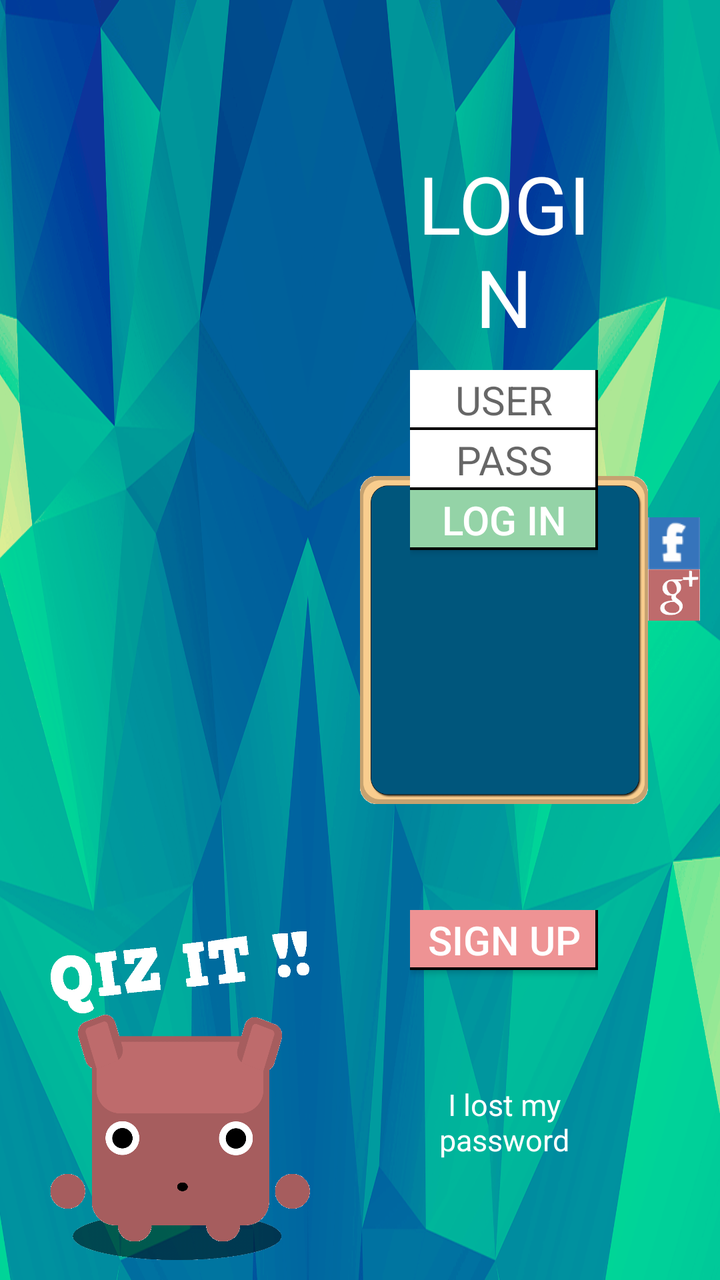
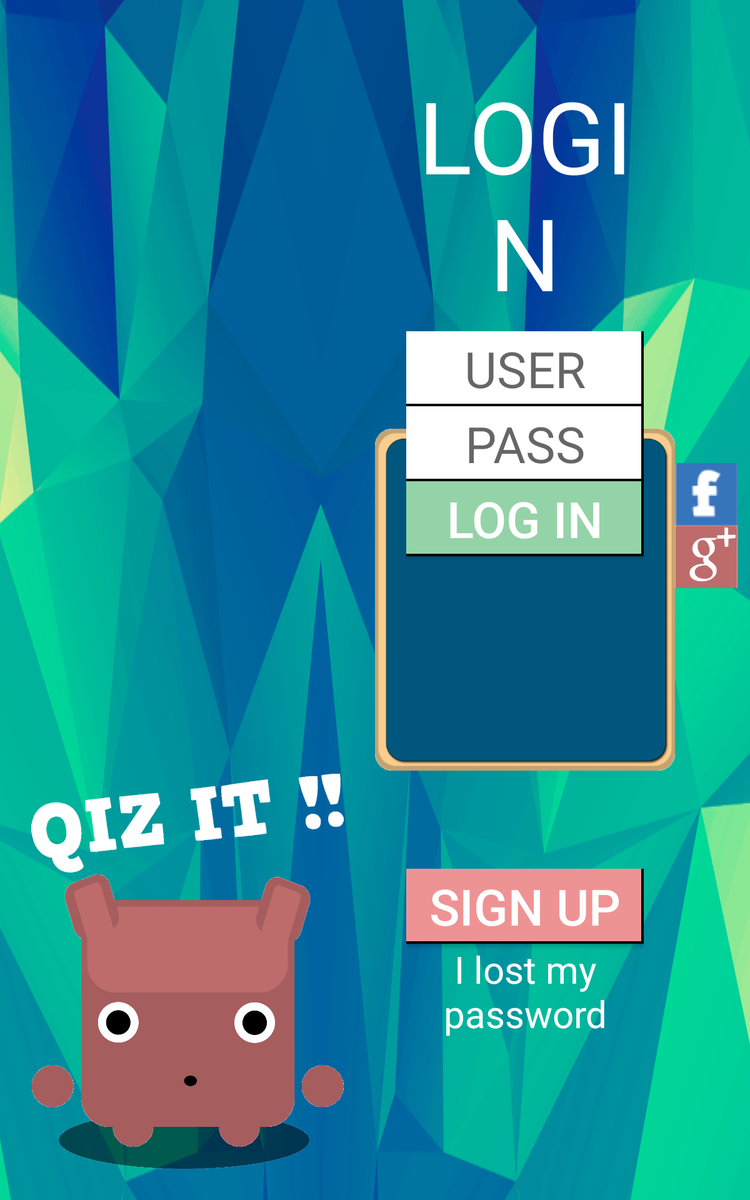

One screen, two layout resources from the same app: the default and the repository's alternative for another configuration. Each is rendered where Android would select it; the XML of both is given below.
<!-- AndroidManifest.xml: application theme AppTheme -->
<!-- res/layout/loginscreen_layout.xml -->
<LinearLayout xmlns:android="http://schemas.android.com/apk/res/android"
    xmlns:tools="http://schemas.android.com/tools"
    android:layout_width="match_parent"
    android:layout_height="match_parent"
    android:id="@+id/main_layout"
    android:weightSum="1"
    android:orientation="horizontal"
    android:background="@drawable/background"
    tools:context=".LoginScreen">

    <RelativeLayout
        android:id="@+id/child_one"
        android:layout_width="0dp"
        android:layout_height="match_parent"
        android:layout_weight="0.5"
        android:paddingBottom="10dp"
        android:paddingEnd="@dimen/activity_horizontal_margin"
        android:paddingStart="@dimen/activity_horizontal_margin">

        <ImageView
            android:id="@+id/sombraimg"
            android:layout_width="match_parent"
            android:layout_height="wrap_content"
            android:layout_alignParentBottom="true"
            android:layout_centerHorizontal="true"
            android:adjustViewBounds="true"
            android:alpha="0.5"
            android:src="@drawable/one_sombra_personaje" />

        <ImageView
            android:id="@+id/protaimg"
            android:layout_width="match_parent"
            android:layout_height="wrap_content"
            android:layout_alignParentBottom="true"
            android:layout_centerHorizontal="true"
            android:adjustViewBounds="true"
            android:src="@drawable/one_prota" />

        <ImageView
            android:id="@+id/logoimg"
            android:layout_width="match_parent"
            android:layout_height="wrap_content"
            android:adjustViewBounds="true"
            android:src="@drawable/logo"
            android:layout_above="@+id/sombraimg"
            android:layout_alignParentStart="true" />


    </RelativeLayout>

    <RelativeLayout
        android:id="@+id/child_two"
        android:layout_width="0dp"
        android:layout_height="match_parent"
        android:layout_weight="0.4"
        android:paddingTop="@dimen/activity_vertical_margin"
        android:paddingBottom="@dimen/activity_vertical_margin">

        <ImageView
            android:src="@drawable/one_marco_derecho"
            android:id="@+id/marcoderechoimg"
            android:layout_height="wrap_content"
            android:layout_width="match_parent"
            android:layout_centerVertical="true"
            android:layout_centerHorizontal="true"
            android:adjustViewBounds="true"/>

        <LinearLayout
            android:layout_width="match_parent"
            android:layout_height="match_parent"
            android:paddingTop="@dimen/activity_vertical_margin"
            android:paddingBottom="@dimen/activity_vertical_margin"
            android:paddingStart="@dimen/activity_horizontal_margin"
            android:paddingEnd="@dimen/activity_horizontal_margin"
            android:orientation="vertical"
            android:weightSum="1">

            <RelativeLayout
                android:layout_width="match_parent"
                android:layout_height="0dp"
                android:layout_weight="0.25">

                <TextView
                    android:layout_width="match_parent"
                    android:layout_height="wrap_content"
                    android:text="@string/LogInBig"
                    android:textSize="40sp"
                    android:textColor="@android:color/white"
                    android:layout_alignParentBottom="true"
                    android:paddingBottom="10dp"
                    android:gravity="center_horizontal" />

            </RelativeLayout>

            <RelativeLayout
                android:layout_width="match_parent"
                android:layout_height="0dp"
                android:layout_weight="0.5">

                <EditText
                    android:layout_width="match_parent"
                    android:layout_height="30dp"
                    android:textSize="20sp"
                    android:background="@drawable/edittext"
                    android:hint="@string/User"
                    android:gravity="center"
                    android:id="@+id/UserEt"
                    android:layout_alignParentTop="true">
                </EditText>

                <EditText
                    android:layout_width="match_parent"
                    android:layout_height="30dp"
                    android:textSize="20sp"
                    android:background="@drawable/edittext"
                    android:hint="@string/Pass"
                    android:gravity="center"
                    android:id="@+id/PassEt"
                    android:layout_below="@+id/UserEt"
                    android:inputType="textPassword">
                 </EditText>

                <Button
                    android:layout_width="match_parent"
                    android:layout_height="30dp"
                    android:textSize="20sp"
                    android:text="@string/LogIn"
                    android:id="@+id/Loginbtn"
                    android:layout_below="@+id/PassEt"
                    android:layout_alignParentStart="true"
                    style="@style/GreenButton">
                </Button>

            </RelativeLayout>


            <RelativeLayout
                android:layout_width="match_parent"
                android:layout_height="0dp"
                android:layout_weight="0.25">

                <Button
                    android:layout_width="match_parent"
                    android:layout_height="30dp"
                    android:textSize="20sp"
                    android:text="@string/SignUp"
                    android:id="@+id/Registerbtn"
                    android:layout_alignParentTop="true"
                    style="@style/RedButton">
                </Button>

                <TextView
                    android:layout_width="match_parent"
                    android:layout_height="wrap_content"
                    android:text="@string/ILostMyPassword"
                    android:textSize="15sp"
                    android:textColor="@android:color/white"
                    android:layout_alignParentBottom="true"
                    android:paddingBottom="10dp"
                    android:gravity="center_horizontal" />

            </RelativeLayout>

        </LinearLayout>

    </RelativeLayout>

    <RelativeLayout
        android:id="@+id/child_three"
        android:layout_width="0dp"
        android:layout_height="match_parent"
        android:layout_weight="0.1"
        android:paddingTop="@dimen/activity_vertical_margin"
        android:paddingBottom="@dimen/activity_vertical_margin"
        android:paddingEnd="10dp">

        <TextView
            android:id="@+id/Ghostbtn2"
            android:layout_width="wrap_content"
            android:layout_height="wrap_content"
            android:layout_centerVertical="true"
            android:layout_alignParentStart="true"/>

        <ImageView
            android:src="@drawable/one_googleplus_btn"
            android:id="@+id/googleplusimg"
            android:layout_height="wrap_content"
            android:layout_width="match_parent"
            android:adjustViewBounds="true"
            android:layout_above="@+id/Ghostbtn2"
            android:layout_alignParentStart="true"/>

        <ImageView
            android:src="@drawable/one_facebook_btn"
            android:id="@+id/facebookimg"
            android:layout_height="wrap_content"
            android:layout_width="match_parent"
            android:adjustViewBounds="true"
            android:layout_above="@+id/googleplusimg"
            android:layout_alignParentStart="true"/>

    </RelativeLayout>



</LinearLayout>
<!-- resources referenced by this layout -->
<resources>
  <dimen name="activity_horizontal_margin">25dp</dimen>
  <dimen name="activity_vertical_margin">25dp</dimen>
  <!-- drawable background: png bitmap (drawable-hdpi, 163943 bytes) -->
  <!-- drawable edittext (drawable) -->
  <?xml version="1.0" encoding="utf-8"?>
  <layer-list xmlns:android="http://schemas.android.com/apk/res/android" >
  
      <item>
          <shape>
              <solid android:color="#000000" />
          </shape>
      </item>
  
      <item
          android:bottom="4px"
          android:right="4px">
          <shape>
              <solid android:color="#ffffffff" />
          </shape>
      </item>
  </layer-list>
  <!-- drawable logo: png bitmap (drawable-hdpi, 3725 bytes) -->
  <!-- drawable one_facebook_btn: png bitmap (drawable-mdpi, 748 bytes) -->
  <!-- drawable one_googleplus_btn: png bitmap (drawable-mdpi, 1216 bytes) -->
  <!-- drawable one_marco_derecho: png bitmap (drawable-xhdpi, 6966 bytes) -->
  <!-- drawable one_prota: png bitmap (drawable-xxhdpi, 29245 bytes) -->
  <!-- drawable one_sombra_personaje: png bitmap (drawable-xxhdpi, 11462 bytes) -->
  <string name="ILostMyPassword">I lost my password</string>
  <string name="LogIn">LOG IN</string>
  <string name="LogInBig">LOGIN</string>
  <string name="Pass">PASS</string>
  <string name="SignUp">SIGN UP</string>
  <string name="User">USER</string>
  <style name="GreenButton">
          <item name="android:background">@drawable/buttonlogin</item>
          <item name="android:textColor">@android:color/white</item>
          <item name="android:gravity">center</item>
      </style>
  <style name="RedButton">
          <item name="android:background">@drawable/buttonregister</item>
          <item name="android:textColor">@android:color/white</item>
          <item name="android:gravity">center</item>
      </style>
  <style name="AppTheme" parent="Theme.AppCompat.Light.DarkActionBar">
          
      </style>
  <!-- drawable buttonlogin (drawable) -->
  <?xml version="1.0" encoding="utf-8"?>
  <layer-list xmlns:android="http://schemas.android.com/apk/res/android" >
  
      <item>
          <shape>
              <solid android:color="#000000" />
          </shape>
      </item>
  
      <item
          android:bottom="4px"
          android:right="4px">
          <shape>
  
              <size
                  android:width="270dp"
                  android:height="60dp"
                  />
  
              <solid android:color="#94d3a7" />
          </shape>
      </item>
  </layer-list>
  <!-- drawable buttonregister (drawable-mdpi) -->
  <?xml version="1.0" encoding="utf-8"?>
  <layer-list xmlns:android="http://schemas.android.com/apk/res/android" >
  
      <item>
          <shape>
              <solid android:color="#000000" />
          </shape>
      </item>
  
      <item
          android:bottom="4px"
          android:right="4px">
          <shape>
  
              <size
                  android:width="270dp"
                  android:height="60dp"
                  />
  
              <solid android:color="#ee9394" />
          </shape>
      </item>
  </layer-list>
</resources>
<!-- res/layout-large/loginscreen_layout.xml (the repository's variant of the layout above) -->
<!-- drawn on a 7-inch tablet held upright -->
<LinearLayout xmlns:android="http://schemas.android.com/apk/res/android"
    xmlns:tools="http://schemas.android.com/tools"
    android:layout_width="match_parent"
    android:layout_height="match_parent"
    android:id="@+id/main_layout"
    android:weightSum="1"
    android:orientation="horizontal"
    android:background="@drawable/background"
    tools:context=".LoginScreen">

    <RelativeLayout
        android:id="@+id/child_one"
        android:layout_width="0dp"
        android:layout_height="match_parent"
        android:layout_weight="0.5"
        android:paddingBottom="@dimen/activity_vertical_margin"
        android:paddingStart="@dimen/activity_horizontal_margin"
        android:paddingEnd="@dimen/activity_horizontal_margin">

        <ImageView
            android:src="@drawable/one_sombra_personaje"
            android:id="@+id/sombraimg"
            android:layout_height="wrap_content"
            android:layout_width="match_parent"
            android:adjustViewBounds="true"
            android:alpha="0.5"
            android:layout_centerHorizontal="true"
            android:layout_alignParentBottom="true"/>

        <ImageView
            android:src="@drawable/one_prota"
            android:id="@+id/protaimg"
            android:layout_height="wrap_content"
            android:layout_width="match_parent"
            android:adjustViewBounds="true"
            android:layout_centerHorizontal="true"
            android:layout_alignParentBottom="true" />

        <ImageView
            android:src="@drawable/logo"
            android:id="@+id/logoimg"
            android:layout_height="wrap_content"
            android:layout_width="match_parent"
            android:adjustViewBounds="true"
            android:layout_above="@+id/sombraimg"
            android:layout_alignParentEnd="true" />




    </RelativeLayout>

    <RelativeLayout
        android:id="@+id/child_two"
        android:layout_width="0dp"
        android:layout_height="match_parent"
        android:layout_weight="0.4"
        android:paddingTop="@dimen/activity_vertical_margin"
        android:paddingBottom="@dimen/activity_vertical_margin">

        <ImageView
            android:src="@drawable/one_marco_derecho"
            android:id="@+id/marcoderechoimg"
            android:layout_height="wrap_content"
            android:layout_width="match_parent"
            android:layout_centerVertical="true"
            android:layout_centerHorizontal="true"
            android:adjustViewBounds="true"/>

        <LinearLayout
            android:layout_width="match_parent"
            android:layout_height="match_parent"
            android:paddingTop="@dimen/activity_vertical_margin"
            android:paddingBottom="@dimen/activity_vertical_margin"
            android:paddingStart="@dimen/activity_horizontal_margin"
            android:paddingEnd="@dimen/activity_horizontal_margin"
            android:orientation="vertical"
            android:weightSum="1">

            <RelativeLayout
                android:layout_width="match_parent"
                android:layout_height="0dp"
                android:layout_weight="0.25">

                <TextView
                    android:layout_width="match_parent"
                    android:layout_height="wrap_content"
                    android:text="@string/LogInBig"
                    android:textSize="80sp"
                    android:textColor="@android:color/white"
                    android:layout_alignParentBottom="true"
                    android:paddingBottom="10dp"
                    android:gravity="center_horizontal" />

            </RelativeLayout>

            <RelativeLayout
                android:layout_width="match_parent"
                android:layout_height="0dp"
                android:layout_weight="0.5">

                <EditText
                    android:layout_width="match_parent"
                    android:layout_height="60dp"
                    android:textSize="40sp"
                    android:background="@drawable/edittext"
                    android:hint="@string/User"
                    android:gravity="center"
                    android:id="@+id/UserEt"
                    android:layout_alignParentTop="true">
                </EditText>

                <EditText
                    android:layout_width="match_parent"
                    android:layout_height="60dp"
                    android:textSize="40sp"
                    android:background="@drawable/edittext"
                    android:hint="@string/Pass"
                    android:gravity="center"
                    android:id="@+id/PassEt"
                    android:layout_below="@+id/UserEt"
                    android:password="true">
                 </EditText>

                <Button
                    android:layout_width="match_parent"
                    android:layout_height="60dp"
                    android:textSize="40sp"
                    android:text="@string/LogIn"
                    android:id="@+id/Loginbtn"
                    android:layout_below="@+id/PassEt"
                    style="@style/GreenButton"
                    android:layout_alignParentStart="true">
                </Button>

            </RelativeLayout>


            <RelativeLayout
                android:layout_width="match_parent"
                android:layout_height="0dp"
                android:layout_weight="0.25">

                <Button
                    android:layout_width="match_parent"
                    android:layout_height="60dp"
                    android:textSize="40sp"
                    android:background="@drawable/buttonregister"
                    android:text="@string/SignUp"
                    android:id="@+id/Registerbtn"
                    style="@style/RedButton"
                    android:layout_alignParentTop="true">
                </Button>

                <TextView
                    android:layout_width="match_parent"
                    android:layout_height="wrap_content"
                    android:text="@string/ILostMyPassword"
                    android:textSize="30sp"
                    android:textColor="@android:color/white"
                    android:paddingBottom="10dp"
                    android:gravity="center_horizontal"
                    android:layout_below="@+id/Registerbtn"
                    android:layout_alignParentStart="true" />

            </RelativeLayout>

        </LinearLayout>

    </RelativeLayout>

    <RelativeLayout
        android:id="@+id/child_three"
        android:layout_width="0dp"
        android:layout_height="match_parent"
        android:layout_weight="0.1"
        android:paddingTop="@dimen/activity_vertical_margin"
        android:paddingBottom="@dimen/activity_vertical_margin"
        android:paddingEnd="10dp">

        <TextView
            android:id="@+id/Ghostbtn2"
            android:layout_width="wrap_content"
            android:layout_height="wrap_content"
            android:layout_centerVertical="true"
            android:layout_alignParentStart="true"/>

        <ImageView
            android:src="@drawable/one_googleplus_btn"
            android:id="@+id/googleplusimg"
            android:layout_height="wrap_content"
            android:layout_width="match_parent"
            android:adjustViewBounds="true"
            android:layout_above="@+id/Ghostbtn2"
            android:layout_alignParentStart="true"/>

        <ImageView
            android:src="@drawable/one_facebook_btn"
            android:id="@+id/facebookimg"
            android:layout_height="wrap_content"
            android:layout_width="match_parent"
            android:adjustViewBounds="true"
            android:layout_above="@+id/googleplusimg"
            android:layout_alignParentStart="true"/>

    </RelativeLayout>



</LinearLayout>
<!-- resources referenced by the variant -->
<!-- as a 7-inch tablet held upright resolves them -->
<resources>
  <dimen name="activity_horizontal_margin">25dp</dimen>
  <dimen name="activity_vertical_margin">25dp</dimen>
  <!-- drawable background: png bitmap (drawable-hdpi, 163943 bytes) -->
  <!-- drawable buttonregister (drawable-mdpi) -->
  <?xml version="1.0" encoding="utf-8"?>
  <layer-list xmlns:android="http://schemas.android.com/apk/res/android" >
  
      <item>
          <shape>
              <solid android:color="#000000" />
          </shape>
      </item>
  
      <item
          android:bottom="4px"
          android:right="4px">
          <shape>
  
              <size
                  android:width="270dp"
                  android:height="60dp"
                  />
  
              <solid android:color="#ee9394" />
          </shape>
      </item>
  </layer-list>
  <!-- drawable edittext (drawable) -->
  <?xml version="1.0" encoding="utf-8"?>
  <layer-list xmlns:android="http://schemas.android.com/apk/res/android" >
  
      <item>
          <shape>
              <solid android:color="#000000" />
          </shape>
      </item>
  
      <item
          android:bottom="4px"
          android:right="4px">
          <shape>
              <solid android:color="#ffffffff" />
          </shape>
      </item>
  </layer-list>
  <!-- drawable logo: png bitmap (drawable-hdpi, 3725 bytes) -->
  <!-- drawable one_facebook_btn: png bitmap (drawable-mdpi, 748 bytes) -->
  <!-- drawable one_googleplus_btn: png bitmap (drawable-mdpi, 1216 bytes) -->
  <!-- drawable one_marco_derecho: png bitmap (drawable-xhdpi, 6966 bytes) -->
  <!-- drawable one_prota: png bitmap (drawable-xxhdpi, 29245 bytes) -->
  <!-- drawable one_sombra_personaje: png bitmap (drawable-xxhdpi, 11462 bytes) -->
  <string name="ILostMyPassword">I lost my password</string>
  <string name="LogIn">LOG IN</string>
  <string name="LogInBig">LOGIN</string>
  <string name="Pass">PASS</string>
  <string name="SignUp">SIGN UP</string>
  <string name="User">USER</string>
  <style name="GreenButton">
          <item name="android:background">@drawable/buttonlogin</item>
          <item name="android:textColor">@android:color/white</item>
          <item name="android:gravity">center</item>
      </style>
  <style name="RedButton">
          <item name="android:background">@drawable/buttonregister</item>
          <item name="android:textColor">@android:color/white</item>
          <item name="android:gravity">center</item>
      </style>
  <style name="AppTheme" parent="Theme.AppCompat.Light.DarkActionBar">
          
      </style>
  <!-- drawable buttonlogin (drawable) -->
  <?xml version="1.0" encoding="utf-8"?>
  <layer-list xmlns:android="http://schemas.android.com/apk/res/android" >
  
      <item>
          <shape>
              <solid android:color="#000000" />
          </shape>
      </item>
  
      <item
          android:bottom="4px"
          android:right="4px">
          <shape>
  
              <size
                  android:width="270dp"
                  android:height="60dp"
                  />
  
              <solid android:color="#94d3a7" />
          </shape>
      </item>
  </layer-list>
</resources>
